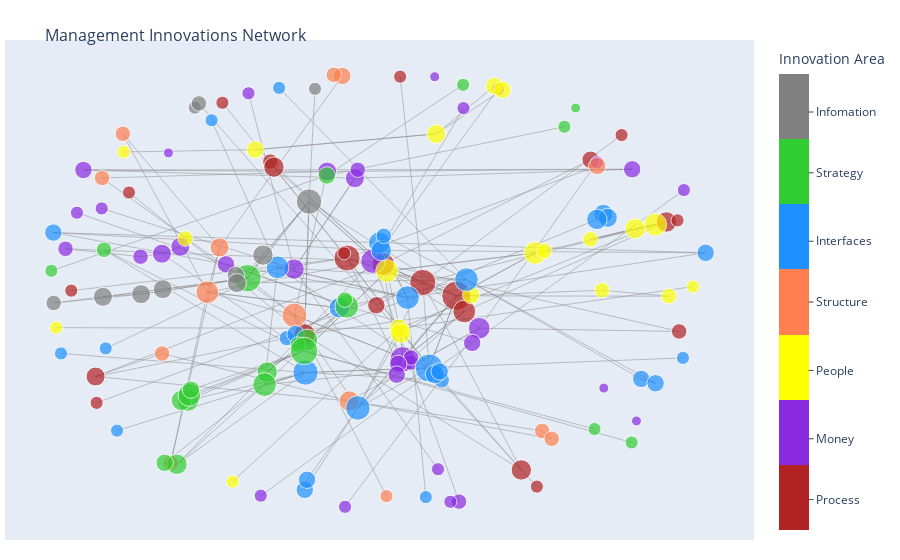

Write notebook code for a chart like this one.
### Code cell
fig = go.Figure(data=[edge_trace, node_trace, middle_hover_trace],
             layout=go.Layout(
                title='<br>Management Innovations Network',
                titlefont_size=16,
                showlegend=False,
                hovermode='closest',
                margin=dict(b=20,l=5,r=5,t=40),
                xaxis=dict(showgrid=False, zeroline=False, showticklabels=False),
                yaxis=dict(showgrid=False, zeroline=False, showticklabels=False))
                )

fig.show()

### Figure 1 — Plotly figure (JSON) as saved in the notebook; plotly's stock layout.template omitted (floating-point values rounded to 4 significant figures; data arrays with more than 128 entries replaced by an {"elided": "..."} marker saying what was removed)
{"data": [{"hoverinfo": "none", "line": {"color": "#888", "width": 0.5}, "mode": "lines", "type": "scatter", "x": {"elided": "834 float values"}, "y": {"elided": "834 float values"}}, {"hoverinfo": "text", "marker": {"color": {"elided": "156 int values"}, "colorbar": {"tickmode": "array", "ticks": "outside", "ticktext": ["Process", "Money", "People", "Structure", "Interfaces", "Strategy", "Infomation"], "tickvals": [1.4, 2.2, 3.1, 4, 4.8, 5.7, 6.5], "title": {"side": "top", "text": "Innovation Area"}}, "colorscale": [[0, "grey"], [0.1429, "grey"], [0.1429, "limegreen"], [0.2857, "limegreen"], [0.2857, "dodgerblue"], [0.4286, "dodgerblue"], [0.4286, "coral"], [0.5714, "coral"], [0.5714, "yellow"], [0.7143, "yellow"], [0.7143, "blueviolet"], [0.8571, "blueviolet"], [0.8571, "firebrick"], [1, "firebrick"]], "reversescale": true, "showscale": true, "size": {"elided": "156 float values"}}, "mode": "markers", "text": {"elided": "156 str values"}, "type": "scatter", "x": {"elided": "156 float values"}, "y": {"elided": "156 float values"}}, {"hoverinfo": "text", "hovertext": {"elided": "278 str values"}, "marker": {"color": "#d3d3d3", "size": 15}, "mode": "markers", "opacity": 0, "type": "scatter", "x": {"elided": "278 float values"}, "y": {"elided": "278 float values"}}], "layout": {"hovermode": "closest", "margin": {"b": 20, "l": 5, "r": 5, "t": 40}, "showlegend": false, "title": {"font": {"size": 16}, "text": "<br>Management Innovations Network"}, "xaxis": {"showgrid": false, "showticklabels": false, "zeroline": false}, "yaxis": {"showgrid": false, "showticklabels": false, "zeroline": false}}}
